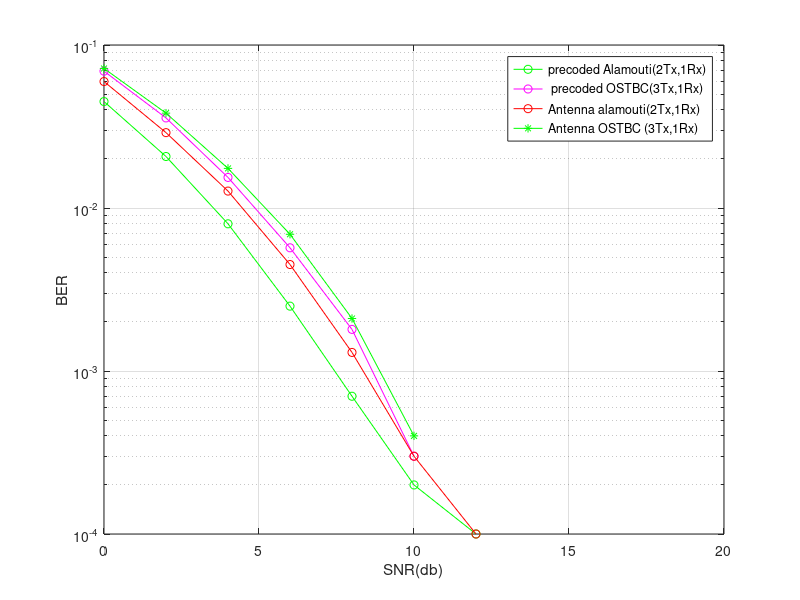

MATLAB code for this plot:
alamouti=[0.2304    0.1509    0.0871    0.0477    0.0242    0.0107    0.0048    0.0023    0.0009    0.0004    0.0003]
alamouti_two_rx=[0.0794    0.0352    0.0138    0.0037    0.0012    0.0002    0.0001         0         0         0         0]
precoded_alamouti=[ 0.0450    0.0207    0.0080    0.0025    0.0007    0.0002    0.0001    0.0000         0         0         0]%bpsk
Gostbc=[0.2061    0.1234    0.0668    0.0304    0.0120    0.0040    0.0012    0.0004    0.0001    0.0000         0]%qpsk
precoded_ostbc=[  0.0691    0.0357    0.0154    0.0057    0.0018    0.0003    0.0000         0         0         0         0]
Gostbc_four_one=[0.1933    0.1122    0.0559    0.0227    0.0073    0.0020    0.0006    0.0001    0.0000    0.0000         0]
antenna_alamouti=[ 0.0597    0.0290    0.0127    0.0045    0.0013    0.0003    0.0001         0         0         0         0]%bpsk
antenna_gostbc=[ 0.0718    0.0382    0.0175    0.0069    0.0021    0.0004    0.0000    0.0000         0         0         0]%qpsk
SNR=[0:2:20];
%   semilogy(SNR,alamouti,'-r*')

% hold on;
   semilogy(SNR,precoded_alamouti,'-go')
  
 hold on;
%   semilogy(SNR,Gostbc,':m*')
  semilogy(SNR,precoded_ostbc,'-mo')
   semilogy(SNR,antenna_alamouti,'-ro')

 
  semilogy(SNR,antenna_gostbc,'-g*')

%   semilogy(SNR,alamouti_two_rx,'-co')
%   semilogy(SNR,Gostbc_four_one,'-bo')

% legend('Alamouti(2TX,1RX)','precoded Alamouti(2Tx,1Rx)','OSTBC(3TX,1RX)',' precoded OSTBC(3Tx,1Rx) ','Alamouti(2Tx,2RX)','OSTBC(4TX,1RX)') %'Antenna alamouti(2Tx,1Rx)','Antenna OSTBC (3Tx,1Rx)')%'alamouti(2Tx,2Rx)','OSTBC (4Tx,1Rx)')%'Rate 3/4 OSTBC,QPSK(3Tx,1Rx)','Rate 3/4 OSTBC,QPSK(3Tx,2Rx)','Rate 3/4 OSTBC,QPSK(3Tx,3Rx)','Rate 3/4 OSTBC,QPSK(3Tx,4Rx)')
% legend('Alamouti(2TX,1RX)','OSTBC(3TX,1RX)','Antenna alamouti(2Tx,1Rx)', 'Antenna OSTBC (3Tx,1Rx)','Alamouti(2Tx,2RX)','OSTBC(4TX,1RX)')
legend('precoded Alamouti(2Tx,1Rx)',' precoded OSTBC(3Tx,1Rx) ','Antenna alamouti(2Tx,1Rx)','Antenna OSTBC (3Tx,1Rx)')
xlabel('SNR(db)')

ylabel('BER')
grid on;
% title('1 bit/(shz) bit rate  ')